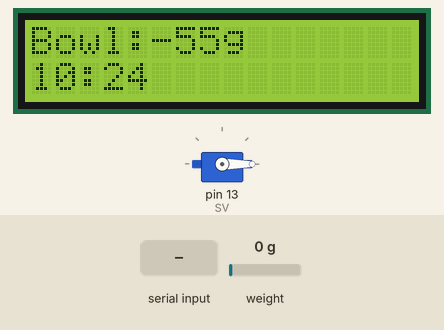
Bench run of a sketch on a simulated Arduino Uno, built with avr-gcc and run on an emulated ATmega328P. On the bench: servo, 16×2 character LCD. The test bench sets the inputs (shaded band); at power-on: weight on the scale 0 g. The local clock reads 2024-03-15 10:24:30 at power-on unless the sketch sets it.

Above: at 8.6 s.
8.7 s: "90,45,200\n" received over the second serial link
At 16.6 s:
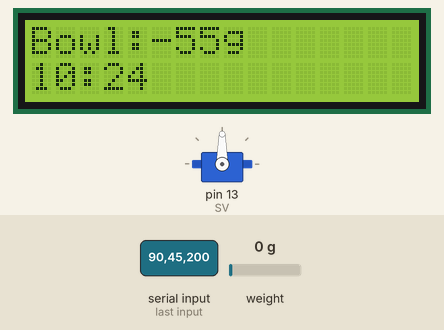
16.8 s: weight on the scale set to 100 g
At 23.9 s:
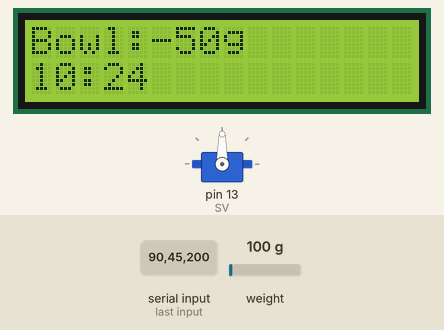
24.6 s: weight on the scale set to 1250 g
At 31.3 s:
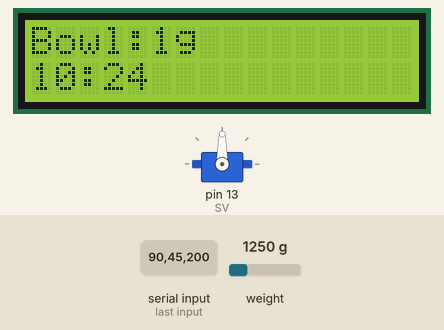
31.6 s: weight on the scale set to 2500 g
At 38.1 s:
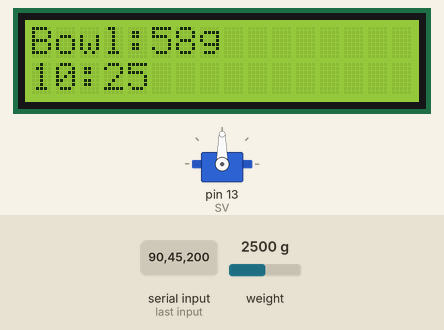
38.7 s: "0\n" received over the second serial link
At 46.2 s:
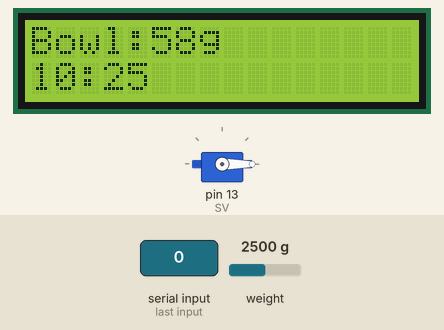
46.7 s: "90\n" received over the second serial link
At 96.5 s:
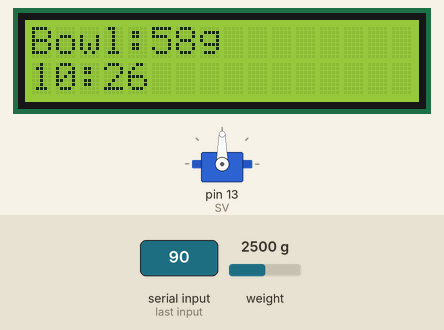
Timing chart, 0 to 96.9 s (numbered marks = the images above; inputs shaded):
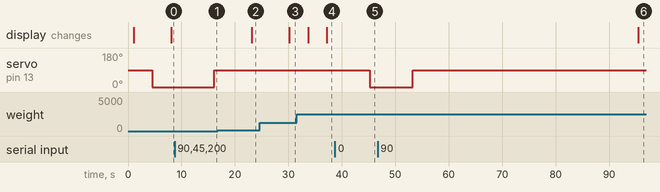

Measured:
- after the input at 8.7 s, servo on pin 13 (SV): 0° → 90° after 7.4 s
- after the input at 16.8 s, the display: changes after 6.4 s (image 2)
- after the input at 24.6 s, the display: changes after 5.6 s (image 3)
- after the input at 31.6 s, the display: first differs from a run without the input after 5.6 s (image 4)
- after the input at 38.7 s, servo on pin 13 (SV): 90° → 0° after 6.5 s
- after the input at 46.7 s, servo on pin 13 (SV): 0° → 90° after 6.6 s

The sketch:

sketch_petfeeder_1010.ino
```cpp
#include <Time.h>
#include <DS1302.h>
#include <LiquidCrystal.h>
#include <SoftwareSerial.h>
SoftwareSerial BTSerial(2,3); //2번수신(RX), 3번 송신(TX)
#include <Servo.h>
#include "HX711.h"
#define calibration_factor 16789.0  //저울을 0으로 셋팅하기 위한 값
#define DOUT A1
#define CLK A0
LiquidCrystal lcd(12,11,6,7,8,9); //초기화
DS1302 rtc(10,5,4); //DS1302모듈의 초기화

HX711 scale(DOUT, CLK);
Servo SV;
int pos[]={0,90}; //현재 각도값을 저장할 변수 선언

byte buffer[1024]; //데이터 수신 버퍼
int bufferPosition; //버퍼에 기록할 위치

char feed[20];  //스마트폰에서 전송한 사료양 읽어들임
char bufferIndex = 0;

Time t;

String strCopy = "";
String strTime = "";
String strFeed = "";
int mhour;
int mbun;

void setup() {
 SV.attach(13);  //서보모터 13번핀에 꽂음
 rtc.halt(false); //시간을 run-mode로 설정
 rtc.writeProtect(false); //시간설정을 자유롭게 하기 위해
//rtc.setDOW(FRIDAY); //화요일로 요일 설정
//rtc.setTime(11,12,05); //11시12분5초로 시간 설정
//rtc.setDate(28,9,2018); //2018년10월10일 날짜 설정

  Serial.begin(9600);
  BTSerial.begin(9600); //블루투스 모듈 초기화
  scale.set_scale(calibration_factor);  //무게센서 초기화
  scale.tare();

  lcd.begin(16,2);
  lcd.print("HELLO, MY PET!");
  bufferPosition=0;
  long weight=scale.get_units(5)*45.3592; // 무게단위 파운드를 g으로 변환
  sendData(weight);
  SV.write(pos[0]);
}

void loop() {
  while(BTSerial.available()){  //스마트폰에서 아두이노로 예약시간과 사료무게를 보낼때
    String strdata = BTSerial.readString();
   // Serial.print(strdata);
    strCopy = strdata;  //예약시간과 사료무게를 strCopy에 담음
    strTime = strCopy.substring(strCopy.length()-5, strCopy.length()); //예약시간만 추출
   // Serial.println(strTime);
    mhour = strTime.substring(0,2).toInt();  //예약시간의 시
   // Serial.println(mhour);
    mbun = strTime.substring(2,4).toInt();  //예약시간의 분
   // Serial.println(mbun);
    strFeed = strCopy.substring(0,strCopy.length()-strTime.length());  //사료무게
   // Serial.println(strFeed);
 }
   while(Serial.available()){  //아두이노에서 스마트폰으로 현재 무게 보낼때
     byte data = BTSerial.read();
    buffer[bufferIndex++]=data;
   if(data=="\0"){
      bufferIndex = 0; //feed값을 불러옴
    }
   }

t= rtc.getTime();

long weight=(scale.get_units(5)*45.3592)-55; //밥그릇무게 55g
 sendData(weight); //현재 무게를 측정하여 스마트폰으로 보냄
 int ifeed = strFeed.toInt(); //줄 사료양을 읽어서 int로 변환

 int ihour =t.hour;   // 현재 시를 int로 변환
 int ibun = t.min;    // 현재 분을 int로 변환

if(ihour==mhour && ibun == mbun || mbun==0 && mhour==0){  //스마트폰에서 설정한 예약시간과 현재 시간 비교

 if(ifeed>0){
  SV.write(pos[1]);

}
if(ifeed <= weight ){
  SV.write(pos[0]);
   ifeed=0;
}
}

 scale.power_down();              // put the ADC in sleep mode ->무게센서 잠들기모드
 delay(5);
 scale.power_up();                // 무게센서 다시 깨우기

lcd.clear();
lcd.setCursor(0,0);  //커서를 0행0열에 둠
lcd.print("Bowl:");
lcd.print(weight);
lcd.print("g ");
lcd.setCursor(0,1);   //커서를 1행0열에 둠
lcd.print(t.hour, DEC);  //현재 시 표시
lcd.print(":");
lcd.print(t.min, DEC);   //현재 분 표시
}

void sendData(int value){         //스마트폰으로 현재 무게 보내는 메소드
  String message = String(value)+'\n';
  BTSerial.print(message);
  delay(3000);
}
```
